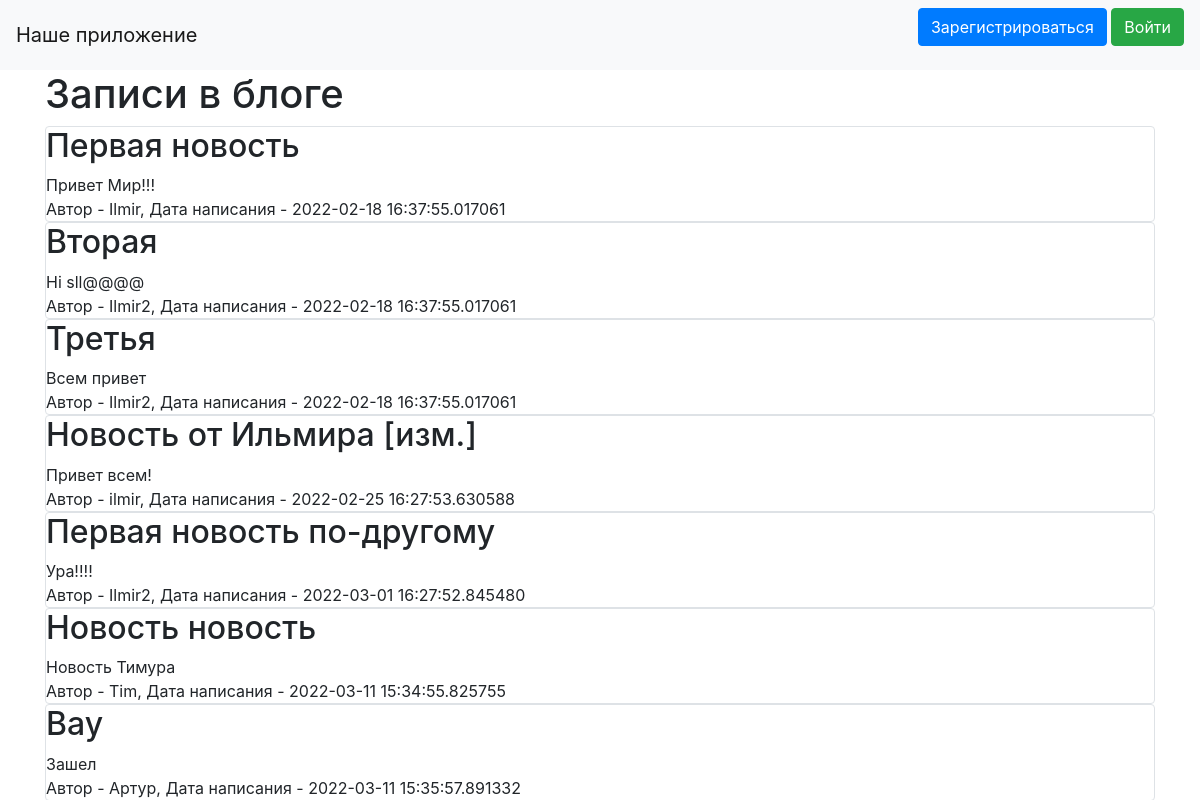
The page / on the database its author committed.
### data/news.py (models this page shows)
class News(SqlAlchemyBase, UserMixin, SerializerMixin):
    __tablename__ = 'news'
    id = sqlalchemy.Column(sqlalchemy.Integer,
                           primary_key=True, autoincrement=True)
    title = sqlalchemy.Column(sqlalchemy.String, nullable=True)
    content = sqlalchemy.Column(sqlalchemy.String, nullable=True)
    created_date = sqlalchemy.Column(sqlalchemy.DateTime,
                                     default=datetime.datetime.now)
    is_private = sqlalchemy.Column(sqlalchemy.Boolean, default=True)
    user_id = sqlalchemy.Column(sqlalchemy.Integer,
                                sqlalchemy.ForeignKey("users.id"))
    user = orm.relation('User')

### data/users.py (models this page shows, shortened)
class User(SqlAlchemyBase, UserMixin, SerializerMixin):
    __tablename__ = 'users'
    id = sqlalchemy.Column(sqlalchemy.Integer,
                           primary_key=True, autoincrement=True)
    name = sqlalchemy.Column(sqlalchemy.String, nullable=True)
    about = sqlalchemy.Column(sqlalchemy.String, nullable=True)
    email = sqlalchemy.Column(sqlalchemy.String,
                              index=True, unique=True, nullable=True)
    hashed_password = sqlalchemy.Column(sqlalchemy.String, nullable=True)
    created_date = sqlalchemy.Column(sqlalchemy.DateTime,
                                     default=datetime.datetime.now)
    news = orm.relation('News', back_populates='user')

### main.py (the view)
@app.route("/")
def index():
    db_sess = db_session.create_session()
    if current_user.is_authenticated:
        news = db_sess.query(News).filter(or_(News.is_private == False,News.is_private == True and News.user == current_user  ))
    else:
        news = db_sess.query(News).filter(News.is_private == False)
    return render_template("index.html", news=news)

### data/db_session.py (called while the page is built)
def create_session() -> Session:
    global __factory
    return __factory()

### templates/index.html (shortened to what this page needs)
{% extends "base.html" %}
{% block content %}
<h1>Записи в блоге</h1>
{% for item in news%}
<div class="col-md6 border rounded">
    <h2>{{item.title}}</h2>
    <div>
        {{item.content}}
    </div>
    <div>
        Автор - {{item.user.name}}, Дата написания - {{item.created_date}}
    </div>
</div>
{% endfor %}
{% endblock %}

### templates/base.html (shortened to what this page needs)
<!doctype html>
<html lang="en">
<head>
    <link rel="stylesheet"
          href="https://stackpath.bootstrapcdn.com/bootstrap/4.4.1/css/bootstrap.min.css"
>
</head>
<body>
<header>
    <nav class="navbar navbar-light bg-light">
        <a class="navbar-brand" href="#">Наше приложение</a>
        {% if current_user.is_authenticated %}
    <a class="navbar-brand" href="/logout">{{ current_user.name }}</a>
{% else %}
    <p>
        <a class="btn btn-primary " href="/register">Зарегистрироваться</a>
        <a class="btn btn-success" href="/login">Войти</a>
    </p>
{% endif %}
    </nav>
</header>
<main role="main" class="container">
    {% block content %}{% endblock %}
</main>
</body>
</html>

### rows shown on the page
News: title "Первая новость", content "Привет Мир!!!", user.name "Ilmir", created_date "2022-02-18 16:37:55.017061"
News: title "Вторая", content "Hi sll@@@@", user.name "Ilmir2", created_date "2022-02-18 16:37:55.017061"
News: title "Третья", content "Всем привет", user.name "Ilmir2", created_date "2022-02-18 16:37:55.017061"
News: title "Новость от Ильмира [изм.]", content "Привет всем!", user.name "ilmir", created_date "2022-02-25 16:27:53.630588"
News: title "Первая новость по-другому", content "Ура!!!!", user.name "Ilmir2", created_date "2022-03-01 16:27:52.845480"
News: title "Новость новость", content "Новость Тимура", user.name "Tim", created_date "2022-03-11 15:34:55.825755"
News: title "Вау", content "Зашел", user.name "Артур", created_date "2022-03-11 15:35:57.891332"
